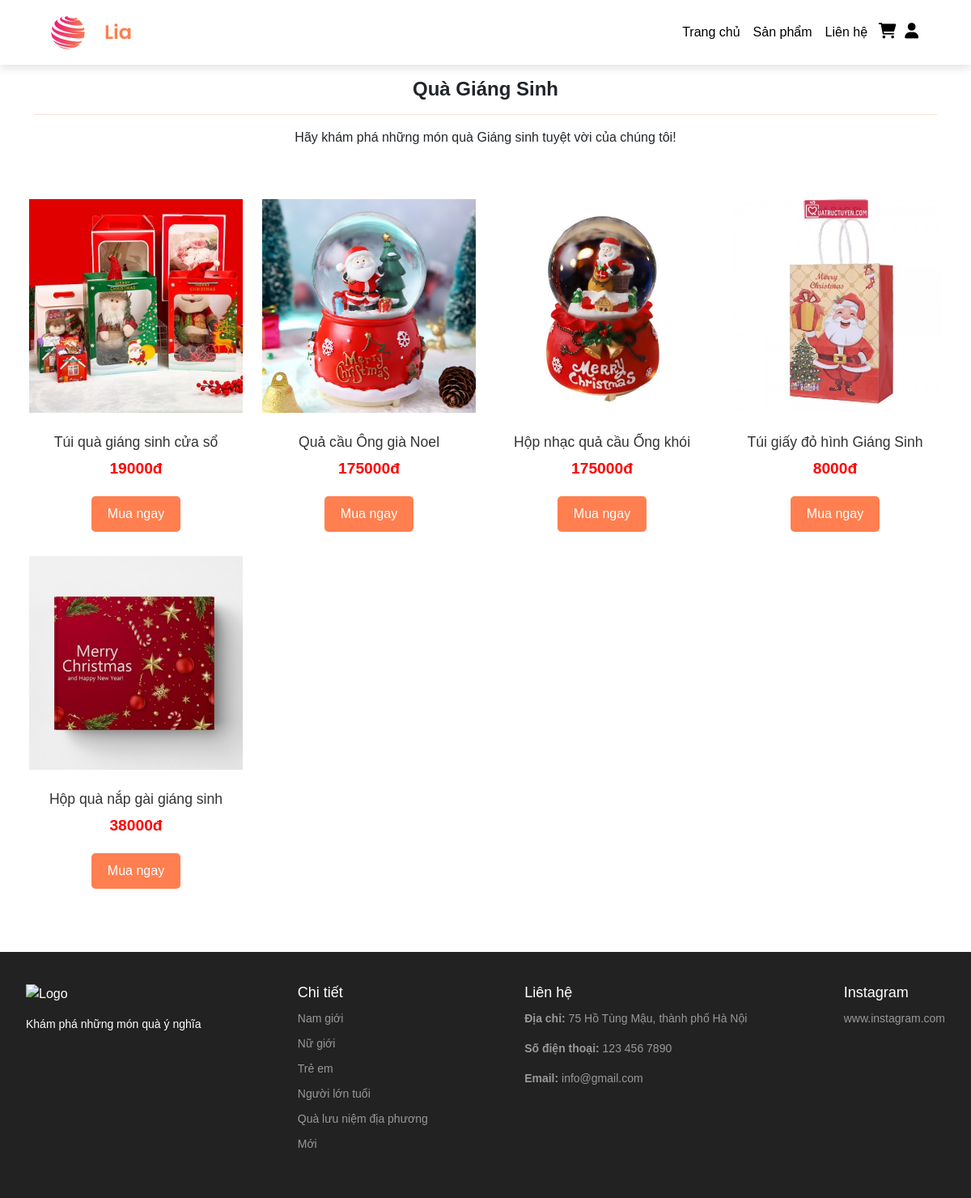
The app's page /Project/giangsinh.php with its own data.
### tables this page shows
CREATE TABLE `products` (
  `product_id` int(11) NOT NULL,
  `product_name` varchar(100) NOT NULL,
  `product_supplier` varchar(255) DEFAULT NULL,
  `product_stock` int(11) DEFAULT 0,
  `product_category` varchar(100) NOT NULL,
  `product_description` varchar(255) NOT NULL,
  `product_image1` varchar(255) NOT NULL,
  `product_image` varchar(255) NOT NULL,
  `product_image2` varchar(255) NOT NULL,
  `product_image3` varchar(255) NOT NULL,
  `product_image4` varchar(255) NOT NULL,
  `product_price` decimal(10,0) NOT NULL
);

### Project/giangsinh.php (the view)
<?php
include('server/connection.php');
$category = isset($_GET['category']) ? $_GET['category'] : 'Quà giáng sinh';
$stmt = $conn->prepare("SELECT * FROM products WHERE product_category = ?");
$stmt->bind_param("s", $category);
$stmt->execute();
$giangsinh_products = $stmt->get_result();
?>
<?php include('layout/header.php'); ?>
    <section id="giangsinh" class="my-5 pd-5">
        <div class="container text-center mt-5 py-5">
            <h3 style="font-family: 'Arial'; font-weight: 700;">Quà Giáng Sinh</h3>
            <hr style="color:coral">
            <p>Hãy khám phá những món quà Giáng sinh tuyệt vời của chúng tôi!</p>
        </div>
        <div class="row mx-auto container-fluid">
            <?php if ($giangsinh_products->num_rows > 0) : ?>
                <?php while ($row = $giangsinh_products->fetch_assoc()) : ?>
                    <div class="product col-lg-3 col-md-4 col-sm-12">
                        <img class="img-fluid mb-3" src="assets/img/<?php echo $row['product_image'];?>"/>
                        <h5 class="p-name"><?php echo $row['product_name'];?></h5>
                        <h4 class="p-price"><?php echo $row['product_price'];?>đ</h4>
                        <a href="<?php echo "chitietsp.php?product_id=". $row['product_id'];?>"><button class="buy-btn">Mua ngay</button></a>
                    </div>
                <?php endwhile; ?>
            <?php else : ?>
                <p class="text-center">Hiện tại chưa có sản phẩm nào thuộc danh mục này.</p>
            <?php endif; ?>
        </div>
    </section>
    <?php include('layout/footer.php'); ?>

### Project/assets/css/Style.css (style rules this page uses)
* { margin: 0; padding:0; box-sizing: border-box; }
body { font-family: arial, sans-serif; }
h3 { font-size: 1.5rem; font-weight: 800; }
h4 { font-size: 1.2rem; font-weight: 600; }
h5 { font-size: 1rem; font-weight: 400; }
* { margin: 0; padding: 0; box-sizing: border-box; }
#giangsinh .buy-btn { padding: 10px 20px; font-size: 1rem; border: none; background-color: coral; color: white; cursor: pointer; margin-top: 15px; border-radius: 5px; }
#giangsinh .product { text-align: center; margin-bottom: 30px; }
#giangsinh .p-name, #giangsinh .p-price { text-align: center; display: block; margin-top: 10px; }
#giangsinh .p-name { font-size: 1.1rem; color: #333; }
#giangsinh .p-price { font-size: 1.2rem; color: red; }

### records on screen
products: product_image (picture), product_name "Túi quà giáng sinh cửa sổ", product_price "19000"
products: product_image (picture), product_name "Quả cầu Ông già Noel", product_price "175000"
products: product_image (picture), product_name "Hộp nhạc quả cầu Ống khói", product_price "175000"
products: product_image (picture), product_name "Túi giấy đỏ hình Giáng Sinh", product_price "8000"
products: product_image (picture), product_name "Hộp quà nắp gài giáng sinh", product_price "38000"
